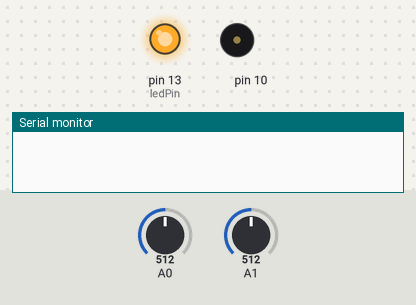
The sketch below on a simulated Arduino Uno, built with avr-gcc and run on an emulated ATmega328P. Shown: output pins drawn as LEDs (lit = HIGH), buzzer (waves = sounding), the last lines printed to the serial monitor. The inputs (shaded band) are chosen by the test bench; at power-on: A1 = 512, A0 = 512.

Above: at 0.1 s.
At 6.2 s:
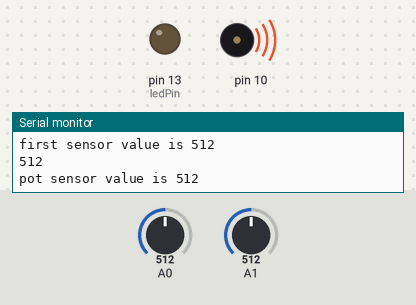
6.3 s: A1 set to 990
9.3 s: A1 set to 1013
12.3 s: A0 set to 0
At 14.09 s:
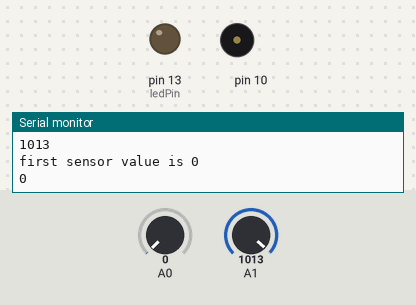
15.3 s: A0 set to 122
18.3 s: A1 set to 900
Timing chart, 0 to 22.3 s (numbered marks = the images above; inputs shaded):
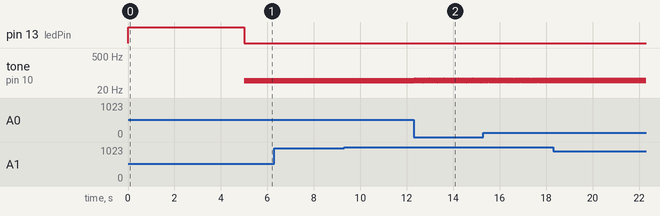

The sketch:

double_theramin_b1.ino
```cpp
/*
  Arduino Starter Kit example
  Project 6 - Light Theremin

  This sketch is written to accompany Project 6 in the Arduino Starter Kit

  Parts required:
  - photoresistor
  - 10 kilohm resistor
  - piezo

  created 13 Sep 2012
  by Scott Fitzgerald
  third change

  http://www.arduino.cc/starterKit

  This example code is part of the public domain.
*/
//first sensor
// variable to hold sensor values
int sensorValue1;
int sensorValue2;

// variable to calibrate low value
int sensorLow = 1023;
// variable to calibrate high value
int sensorHigh = 0;


// LED pin
const int ledPin = 13;

void setup() {
  // Make the LED pin an output and turn it on
  pinMode(ledPin, OUTPUT);
  digitalWrite(ledPin, HIGH);
  Serial.begin(9600);

  // calibrate for the first five seconds after program runs
  while (millis() < 5000) {

    //calibrate first sensor - on board
    sensorValue1 = analogRead(A0);
    if (sensorValue1 > sensorHigh) {
      sensorHigh = sensorValue1;
    }
    if (sensorValue1 < sensorLow) {
      sensorLow = sensorValue1;
    }


    //second (pot) sensor
        sensorValue2 = analogRead(A1);
    if (sensorValue2 > sensorHigh) {
      sensorHigh = sensorValue2;
    }
    if (sensorValue2 < sensorLow) {
      sensorLow = sensorValue2;
    }

  }
  // turn the LED off, signaling the end of the calibration period
  digitalWrite(ledPin, LOW);
    Serial.print("first sensor callibrated");
    Serial.println(sensorValue1);
    Serial.print("second sensor callibrated");
    Serial.println(sensorValue2);


}
/////-------- functions --------/////


void firstSensorResponse(){
  //read the input from A0 and store it in a variable
  sensorValue1 = analogRead(A0);
  int pitch = map(sensorValue1, sensorLow, sensorHigh, 50, 4000);
  tone(10, pitch, 20);
  Serial.print("first sensor value is ");
  Serial.println(sensorValue1);
  delay(10);
  }

void secondSensorResponse(){
  //read the input from A1 and store it in a variable
  sensorValue2 = analogRead(A1);
  int pitch = map(sensorValue2, sensorLow, sensorHigh, 50, 4000);
  tone(8, pitch, 20);
  Serial.print("pot sensor value is ");
  Serial.println(sensorValue2);
  delay(10);
  }


void loop() {
  if (sensorValue1 >1 || sensorValue2 > 1){
    firstSensorResponse();
    Serial.println(sensorValue1);
    secondSensorResponse();
    Serial.println(sensorValue2);
    }
}
```

Measured:
- by itself, tone on pin 10: repeats every 0.07 s: silent 0.01 s, 49 Hz 0.02 s, silent 0.01 s, 51 Hz 0.02 s
